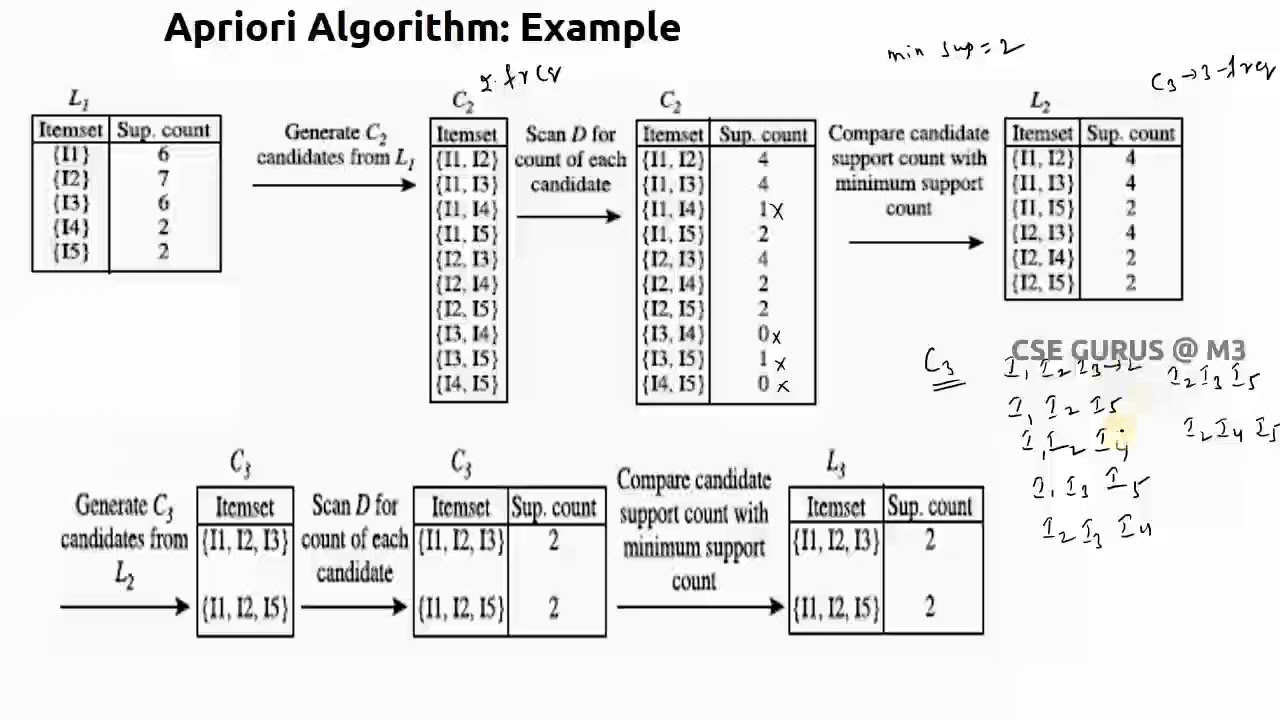
#> input picture Big_Data_Analysis/work2 Apriori/maxresdefault.jpg, 1280 x 720 px
$ python meo_dbscan.py '../work2 Apriori/maxresdefault.jpg' 5 5
#> lines starting #> are read from the running program, lines starting #| are printed output that depends on the picture
from PIL import Image, ImageOps
import numpy as np
from sklearn import datasets
from scipy.spatial import KDTree
import matplotlib.pyplot as plt
from tqdm import tqdm
import sys
import cv2


class dbscan:
    def __init__(self, data, eps, minpts) -> None:
        self.eps = eps
        self.minpts = minpts
        self.data = data
        self.stack = []
        self.visited_list = []
        self.color_list = [False]*len(data)
        self.cid = 1
        self.tree = KDTree(data)
        self.neighbor_list = []

    def scan(self, pid):  # 以此中心進行掃描

        NeighborC = []
        NeighborC = self.tree.query_ball_point(
            self.data[pid], self.eps)  # 記錄掃描到的點
        NeighborC.remove(pid)

        if len(NeighborC) >= self.minpts:  # 掃到的點數量超過MinPts
            for i in NeighborC:  # 逐一檢查掃描到的點是不是新點，如果是的話append到stack裡等等以stack pop掃描
                self.color_list[i] = self.cid  # 掃描到的點予以上色分群
                if i not in self.stack and i not in self.visited_list:
                    self.stack.append(i)

            # 看看Stack空了沒，空了代表群分完了，return給主函式知道，cid+1
            if not self.stack:
                return True
            else:
                return False

        else:  # 掃到的點數量沒有超過MinPts
            self.color_list[pid] = False  # 雜訊
            return False

    def min_distance(self, point):
        distance_1d = np.power(np.subtract(
            point, self.data, dtype=np.float32), 2).sum(axis=1)
        distance_1d = np.power(distance_1d, 0.5)
        min_distance = np.where(distance_1d <= self.eps)[0]
        return min_distance

    def fit(self):
        pid = 0
        progress = tqdm(total=len(self.data))

        # for i in tqdm(self.data):
        #   min_distance = self.min_distance(i)
        #   self.neighbor_list.append(min_distance)

        while len(self.visited_list) != len(self.data):  # 迴圈直到遍歷所有資料點
            if self.stack:  # 如果stack有東西，pop出來掃描，反之使用i掃描
                stack_pid = self.stack.pop()  # Stack pop
                if self.scan(stack_pid):  # pop出來的東西掃描，同時檢查Stack
                    self.cid = self.cid+1
                self.visited_list.append(stack_pid)  # pop出來的pid加入已遍歷名單
                progress.update(1)
            else:
                if pid in self.visited_list:  # 如果點先被stack拿去掃了，跳出本次迴圈，否則正常使用pid掃描
                    pid = pid+1
                    continue
                else:
                    if self.scan(pid):  # pid掃描後+1
                        self.cid = self.cid+1
                    self.visited_list.append(pid)
                    pid = pid+1
                progress.update(1)

        self.data = np.array([self.data[k] for k, v in enumerate(
            self.color_list) if self.color_list[k] != False])
        # for k 為 index，ColorList的所有index 對應到ColorList如果不為False，以此作為data[k]生成新的list後轉np.array，此舉可以生成一個沒有noise的data
        self.color_list = [v for v in self.color_list if v != False]
        # for v 為 value，ColorList的所有value如果不為False(noise)，以此生成新的list後轉np.array，此舉可以生成一個沒有noise的ColorList

        return self.data, self.color_list, self.cid


def main(argv):

    img = cv2.imread(filename=argv[1])
#> img is the input picture: shape (720, 1280, 3); mean B, G, R 233.4, 233.5, 233.5
    img_shape = img.shape
#> img_shape = (720, 1280, 3)

    img = img.reshape(-1, 3)[:, 0]

    point = np.where(img == 0)
    y_len = np.full(point[0].shape[0], img_shape[1], dtype=int)
#> y_len = 4143 values from 1280 to 1280
    point_row_index = point//y_len
    point_col_index = point % y_len

    data = np.array(
        list(zip(point_col_index[0], point_row_index[0])), dtype=np.uint16)
#> data = 4143 pairs, first value 32 to 1276, second value 10 to 635

    print("eps", int(argv[2]))
    DBSCAN = dbscan(data, int(argv[2])+1, int(argv[3]))
#> in __init__, `self.data = data`: self.data has the same summary as data in main
#> in __init__, `self.color_list = [False]*len(data)`: self.color_list = 4143 items, first 6: False, False, False, False, False, False
    data, labels, CCount = DBSCAN.fit()
#> the loop in fit, `while len(self.visited_list) != len(self.data):` made 7395 passes
#> stack_pid on passes 2, 3, 4, 5, 6, 7, 8, 9, 27, 29: 18, 10, 1, 9, 36, 100, 393, 504, 443, 183
#> stack_pid on passes 10 to 15: 805, 1111, 1256, 1255, 1189, 1190
#> after the loop in fit, `while len(self.visited_list) != len(self.data):`: pid = 4143; self.cid = 68; self.visited_list = 4143 values, max 4142 at index 4142, min 0 at index 0, mean 2071
#> in fit, `self.data = np.array([self.data[k] for k, v in enumerate( self.color_l..`: self.data = 3352 pairs, first value 39 to 1274, second value 10 to 635
#> in fit, `self.color_list = [v for v in self.color_list if v != False]`: self.color_list = 3352 values, max 67 at index 3258, min 1 at index 0, mean 31.79
#> data has the same summary as self.data in fit; labels has the same summary as self.color_list in fit; CCount = 68
    # print(X)
    # print(labels)
    plt.figure()
    plt.scatter(data[:, 0], data[:, 1], s=1, c=labels)
    plt.axis('equal')
    plt.title('Prediction')
    plt.show()
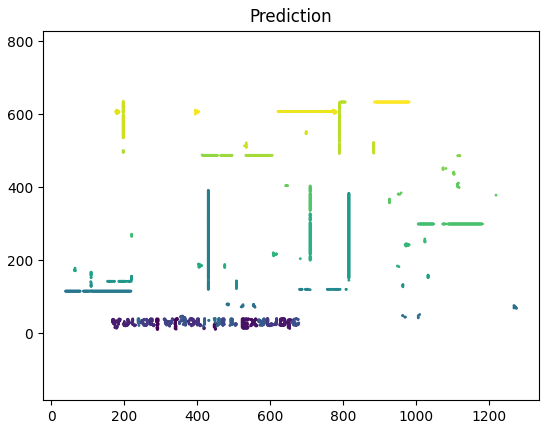
#> figure drawn by matplotlib, 1 panel
    print(argv[1], "_", int(argv[2]), "_", float(argv[2]))
    print("群數", CCount)
#| 群數 68


if __name__ == "__main__":
    main(sys.argv)
